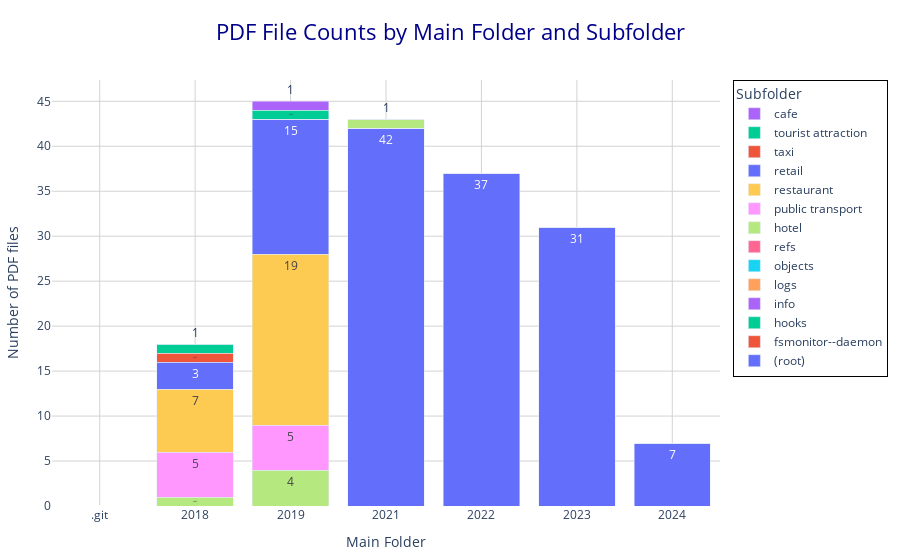

Notebook cell for this chart:
### Code cell
import os
import pandas as pd
import plotly.graph_objects as go

# Set the target directory
target_dir = r"F://automate-accounts//automate-accouts-software-//automate-accounts-developer-hiring-assessment"

# Prepare a dictionary to hold counts: {main_folder: {subfolder: count}}
pdf_counts = {}

for root, dirs, files in os.walk(target_dir):
    rel_path = os.path.relpath(root, target_dir)
    parts = rel_path.split(os.sep)
    if len(parts) == 1 and parts[0] == ".":
        continue  # skip the root itself
    main_folder = parts[0]
    subfolder = parts[1] if len(parts) > 1 else "(root)"
    count = sum(1 for f in files if f.lower().endswith(".pdf"))
    if main_folder not in pdf_counts:
        pdf_counts[main_folder] = {}
    pdf_counts[main_folder][subfolder] = (
        pdf_counts[main_folder].get(subfolder, 0) + count
    )

# Convert to DataFrame for plotting
df = pd.DataFrame(pdf_counts).fillna(0).astype(int)

# Prepare data for stacked bar chart
main_folders = df.columns.tolist()
subfolders = df.index.tolist()

fig = go.Figure()
for subfolder in subfolders:
    fig.add_trace(
        go.Bar(
            x=main_folders,
            y=df.loc[subfolder],
            name=subfolder,
            text=df.loc[subfolder],
            textposition="auto",
            hovertemplate=f"Main Folder: %{{x}}<br>Subfolder: {subfolder}<br>PDF Count: %{{y}}<extra></extra>",
        )
    )

fig.update_layout(
    barmode="stack",
    title={
        "text": "PDF File Counts by Main Folder and Subfolder",
        "x": 0.5,
        "xanchor": "center",
        "font": {"size": 22, "color": "darkblue"},
    },
    xaxis_title="Main Folder",
    yaxis_title="Number of PDF files",
    legend_title="Subfolder",
    legend=dict(x=1.02, y=1, bordercolor="Black", borderwidth=1),
    margin=dict(l=40, r=40, t=80, b=40),
    plot_bgcolor="white",
)

fig.update_xaxes(showgrid=True, gridwidth=1, gridcolor="lightgray")
fig.update_yaxes(showgrid=True, gridwidth=1, gridcolor="lightgray")

fig.show()

# --- Explanation ---
# - This script uses Plotly for interactive, annotated stacked bar charts.
# - Each bar represents a main folder, with subfolders stacked and labeled.
# - Hover tooltips show folder, subfolder, and PDF count for explainability.
# - Works in Jupyter and as a standalone Python script.

### Figure 1 — Plotly figure (JSON) as saved in the notebook; plotly's stock layout.template omitted (floating-point values rounded to 4 significant figures)
{"data": [{"hovertemplate": "Main Folder: %{x}<br>Subfolder: (root)<br>PDF Count: %{y}<extra></extra>", "name": "(root)", "text": [0.0, 0.0, 0.0, 42.0, 37.0, 31.0, 7.0], "textposition": "auto", "type": "bar", "x": [".git", "2018", "2019", "2021", "2022", "2023", "2024"], "y": [0, 0, 0, 42, 37, 31, 7]}, {"hovertemplate": "Main Folder: %{x}<br>Subfolder: fsmonitor--daemon<br>PDF Count: %{y}<extra></extra>", "name": "fsmonitor--daemon", "text": [0.0, 0.0, 0.0, 0.0, 0.0, 0.0, 0.0], "textposition": "auto", "type": "bar", "x": [".git", "2018", "2019", "2021", "2022", "2023", "2024"], "y": [0, 0, 0, 0, 0, 0, 0]}, {"hovertemplate": "Main Folder: %{x}<br>Subfolder: hooks<br>PDF Count: %{y}<extra></extra>", "name": "hooks", "text": [0.0, 0.0, 0.0, 0.0, 0.0, 0.0, 0.0], "textposition": "auto", "type": "bar", "x": [".git", "2018", "2019", "2021", "2022", "2023", "2024"], "y": [0, 0, 0, 0, 0, 0, 0]}, {"hovertemplate": "Main Folder: %{x}<br>Subfolder: info<br>PDF Count: %{y}<extra></extra>", "name": "info", "text": [0.0, 0.0, 0.0, 0.0, 0.0, 0.0, 0.0], "textposition": "auto", "type": "bar", "x": [".git", "2018", "2019", "2021", "2022", "2023", "2024"], "y": [0, 0, 0, 0, 0, 0, 0]}, {"hovertemplate": "Main Folder: %{x}<br>Subfolder: logs<br>PDF Count: %{y}<extra></extra>", "name": "logs", "text": [0.0, 0.0, 0.0, 0.0, 0.0, 0.0, 0.0], "textposition": "auto", "type": "bar", "x": [".git", "2018", "2019", "2021", "2022", "2023", "2024"], "y": [0, 0, 0, 0, 0, 0, 0]}, {"hovertemplate": "Main Folder: %{x}<br>Subfolder: objects<br>PDF Count: %{y}<extra></extra>", "name": "objects", "text": [0.0, 0.0, 0.0, 0.0, 0.0, 0.0, 0.0], "textposition": "auto", "type": "bar", "x": [".git", "2018", "2019", "2021", "2022", "2023", "2024"], "y": [0, 0, 0, 0, 0, 0, 0]}, {"hovertemplate": "Main Folder: %{x}<br>Subfolder: refs<br>PDF Count: %{y}<extra></extra>", "name": "refs", "text": [0.0, 0.0, 0.0, 0.0, 0.0, 0.0, 0.0], "textposition": "auto", "type": "bar", "x": [".git", "2018", "2019", "2021", "2022", "2023", "2024"], "y": [0, 0, 0, 0, 0, 0, 0]}, {"hovertemplate": "Main Folder: %{x}<br>Subfolder: hotel<br>PDF Count: %{y}<extra></extra>", "name": "hotel", "text": [0.0, 1.0, 4.0, 1.0, 0.0, 0.0, 0.0], "textposition": "auto", "type": "bar", "x": [".git", "2018", "2019", "2021", "2022", "2023", "2024"], "y": [0, 1, 4, 1, 0, 0, 0]}, {"hovertemplate": "Main Folder: %{x}<br>Subfolder: public transport<br>PDF Count: %{y}<extra></extra>", "name": "public transport", "text": [0.0, 5.0, 5.0, 0.0, 0.0, 0.0, 0.0], "textposition": "auto", "type": "bar", "x": [".git", "2018", "2019", "2021", "2022", "2023", "2024"], "y": [0, 5, 5, 0, 0, 0, 0]}, {"hovertemplate": "Main Folder: %{x}<br>Subfolder: restaurant<br>PDF Count: %{y}<extra></extra>", "name": "restaurant", "text": [0.0, 7.0, 19.0, 0.0, 0.0, 0.0, 0.0], "textposition": "auto", "type": "bar", "x": [".git", "2018", "2019", "2021", "2022", "2023", "2024"], "y": [0, 7, 19, 0, 0, 0, 0]}, {"hovertemplate": "Main Folder: %{x}<br>Subfolder: retail<br>PDF Count: %{y}<extra></extra>", "name": "retail", "text": [0.0, 3.0, 15.0, 0.0, 0.0, 0.0, 0.0], "textposition": "auto", "type": "bar", "x": [".git", "2018", "2019", "2021", "2022", "2023", "2024"], "y": [0, 3, 15, 0, 0, 0, 0]}, {"hovertemplate": "Main Folder: %{x}<br>Subfolder: taxi<br>PDF Count: %{y}<extra></extra>", "name": "taxi", "text": [0.0, 1.0, 0.0, 0.0, 0.0, 0.0, 0.0], "textposition": "auto", "type": "bar", "x": [".git", "2018", "2019", "2021", "2022", "2023", "2024"], "y": [0, 1, 0, 0, 0, 0, 0]}, {"hovertemplate": "Main Folder: %{x}<br>Subfolder: tourist attraction<br>PDF Count: %{y}<extra></extra>", "name": "tourist attraction", "text": [0.0, 1.0, 1.0, 0.0, 0.0, 0.0, 0.0], "textposition": "auto", "type": "bar", "x": [".git", "2018", "2019", "2021", "2022", "2023", "2024"], "y": [0, 1, 1, 0, 0, 0, 0]}, {"hovertemplate": "Main Folder: %{x}<br>Subfolder: cafe<br>PDF Count: %{y}<extra></extra>", "name": "cafe", "text": [0.0, 0.0, 1.0, 0.0, 0.0, 0.0, 0.0], "textposition": "auto", "type": "bar", "x": [".git", "2018", "2019", "2021", "2022", "2023", "2024"], "y": [0, 0, 1, 0, 0, 0, 0]}], "layout": {"barmode": "stack", "legend": {"bordercolor": "Black", "borderwidth": 1, "title": {"text": "Subfolder"}, "x": 1.02, "y": 1}, "margin": {"b": 40, "l": 40, "r": 40, "t": 80}, "plot_bgcolor": "white", "title": {"font": {"color": "darkblue", "size": 22}, "text": "PDF File Counts by Main Folder and Subfolder", "x": 0.5, "xanchor": "center"}, "xaxis": {"gridcolor": "lightgray", "gridwidth": 1, "showgrid": true, "title": {"text": "Main Folder"}}, "yaxis": {"gridcolor": "lightgray", "gridwidth": 1, "showgrid": true, "title": {"text": "Number of PDF files"}}}}
